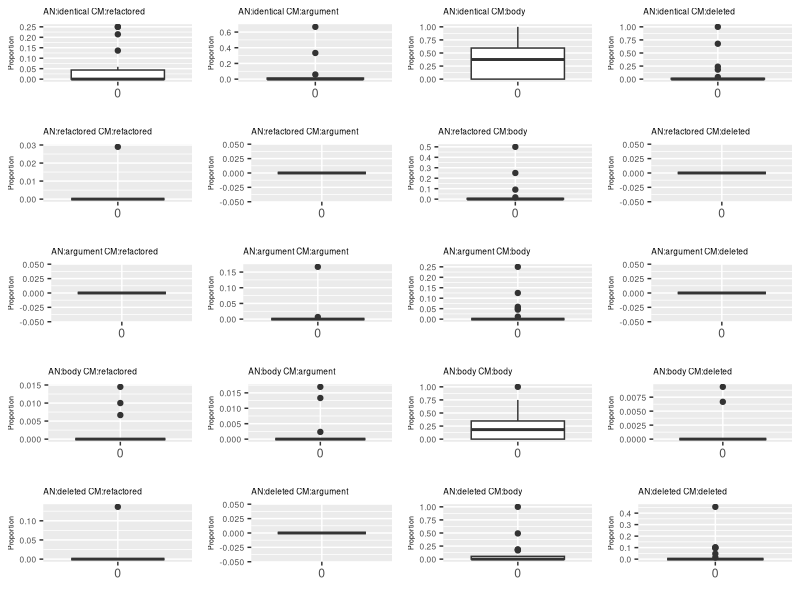
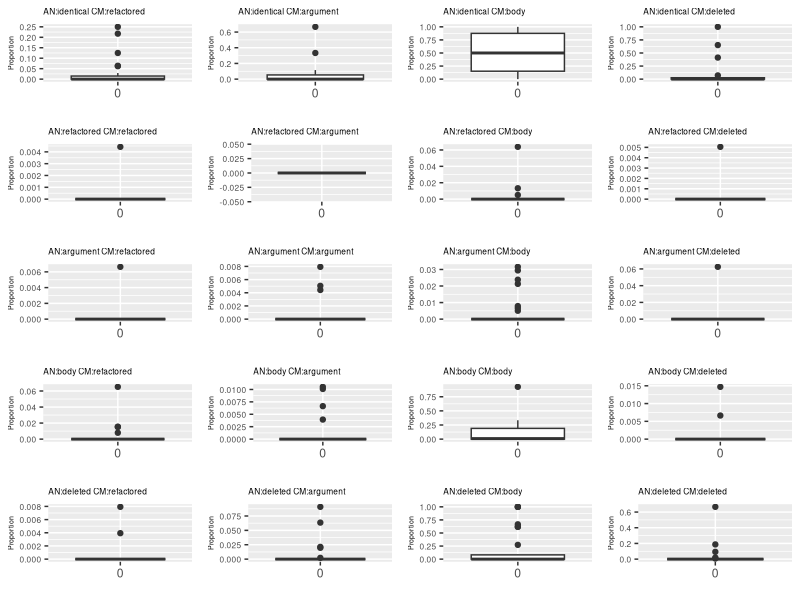
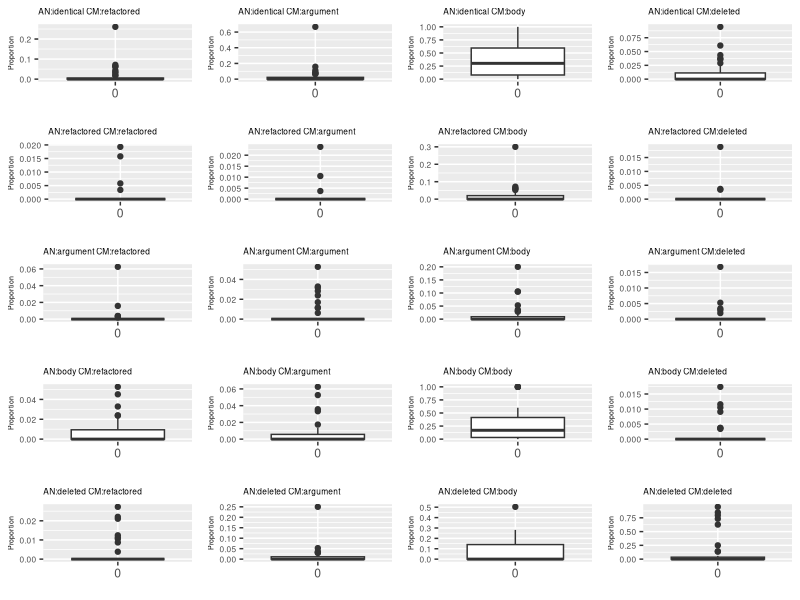
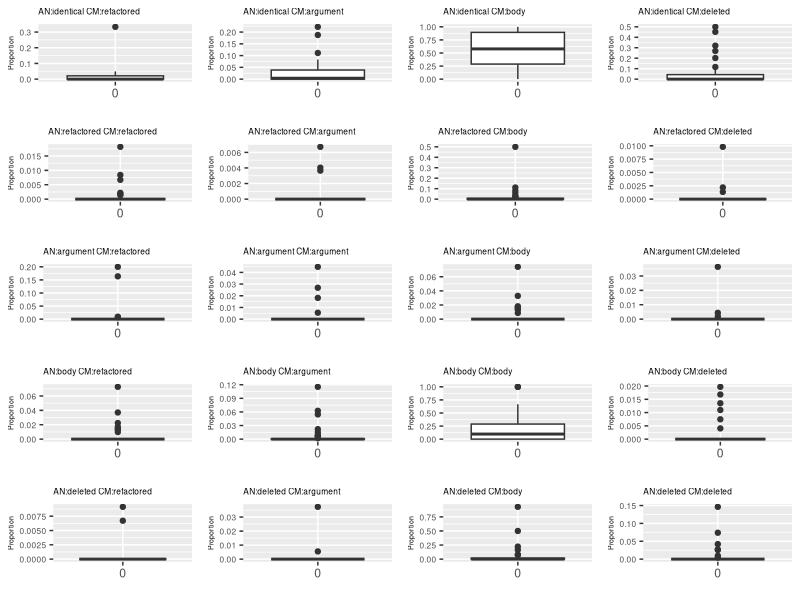
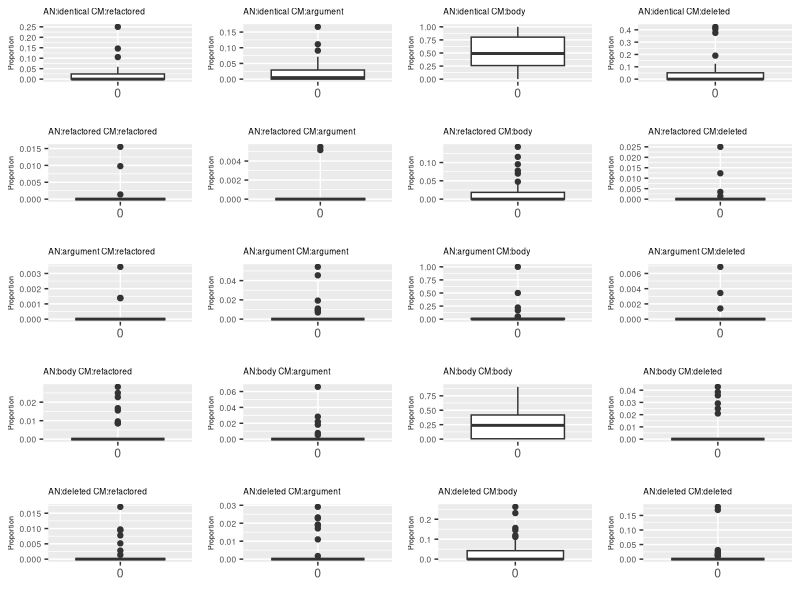
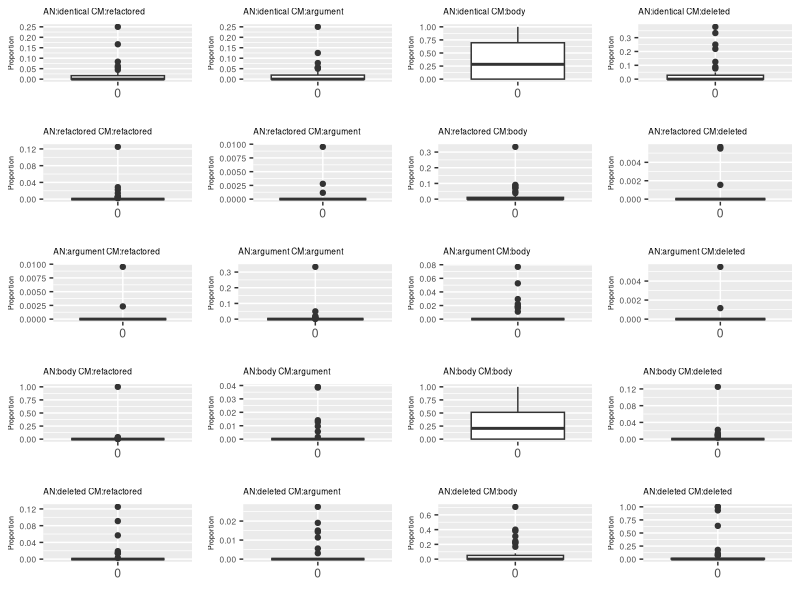
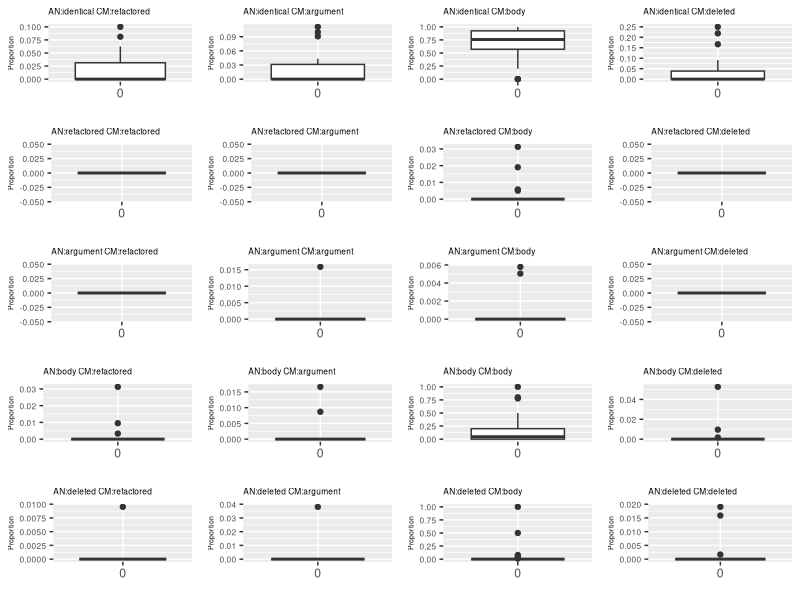

The R source for these figures, in order:
library(ggplot2)
library(dplyr)
library(labeling)

# Multiple plot function
#
# ggplot objects can be passed in ..., or to plotlist (as a list of ggplot objects)
# - cols:   Number of columns in layout
# - layout: A matrix specifying the layout. If present, 'cols' is ignored.
#
# If the layout is something like matrix(c(1,2,3,3), nrow=2, byrow=TRUE),
# then plot 1 will go in the upper left, 2 will go in the upper right, and
# 3 will go all the way across the bottom.
#
multiplot <- function(..., plotlist=NULL, file, cols=1, layout=NULL) {
  library(grid)

  # Make a list from the ... arguments and plotlist
  plots <- c(list(...), plotlist)

  numPlots = length(plots)
  # If layout is NULL, then use 'cols' to determine layout
  if (is.null(layout)) {
    # Make the panel
    # ncol: Number of columns of plots
    # nrow: Number of rows needed, calculated from # of cols
    layout <- matrix(seq(1, cols * ceiling(numPlots/cols)),
                    ncol = cols, nrow = ceiling(numPlots/cols), byrow = TRUE)
  }

 if (numPlots==1) {
    print(plots[[1]])

  } else {
    # Set up the page
    grid.newpage()
    pushViewport(viewport(layout = grid.layout(nrow(layout), ncol(layout))))

    # Make each plot, in the correct location
    for (i in 1:numPlots) {
      # Get the i,j matrix positions of the regions that contain this subplot
      matchidx <- as.data.frame(which(layout == i, arr.ind = TRUE))

      print(plots[[i]], vp = viewport(layout.pos.row = matchidx$row,
                                      layout.pos.col = matchidx$col))
    }
  }
}

create_box_plot <- function(data, an_type, cm_type){
	plot <- ggplot(data, aes(x=factor(0),y=proportion)) +
		ggtitle(paste(paste('AN:',an_type, sep=''), paste('CM:', cm_type, sep=''),sep=" ")) +
		geom_boxplot() +
		xlab('') +
		ylab('Proportion') +
		theme(title=element_text(size=5), axis.text.y=element_text(size=6))
	return(plot)
}


change_types = c('identical', 'refactored', 'argument', 'body', 'deleted')
comparison_scenarios = c('A4.2_A4.3_CM10.1', 'A4.3_A4.4_CM10.2', 'A4.4_A5.0.0_CM11.0', 'A5.0.0_A5.1.0_CM12.0', 'A5.1.0_A6.0.0_CM12.1', 'A6.0.0_A7.0.0_CM13.0', 'A7.0.0_A7.1.0_CM14.0')
data <- read.csv(file="./box_plot.csv",head=TRUE,sep=",")

changes_count = length(change_types)
for (cs_index in 1:length(comparison_scenarios)) {
	comparison_scenario = comparison_scenarios[cs_index]
	plots_list <- list()
	index = 1
	for (row in 1:changes_count) {
		for (column in 2:changes_count) {
			data_frame = data[data$an_type == change_types[row] &
					     data$cm_type == change_types[column] &
						 data$versions == comparison_scenario, ]
			plots_list[[index]] <- create_box_plot(data_frame, change_types[row], change_types[column])
			index = index + 1
		}
	}
	pdf(paste("box_plot_", comparison_scenario, ".pdf", sep=''))
	multiplot(plotlist=plots_list, cols=4)
	dev.off()
}
